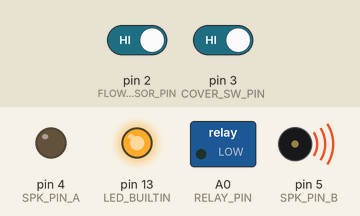
Simulated run of this program. Board: Arduino Nano, built with avr-gcc and run on an emulated ATmega328P. On the bench: switched loads named in the program (green lamp = pin HIGH), output pins drawn as LEDs (lit = HIGH), buzzer (waves = sounding). The inputs (shaded band) are chosen by the test bench; at power-on: pin 2 (FLOW_SENSOR_PIN) HIGH, pin 3 (COVER_SW_PIN) HIGH. Pins used as bus, display or sensor lines are not drawn.

Above: at 1.2 s.
1.3 s: pin 2 (FLOW_SENSOR_PIN) driven LOW
At 1.8 s:
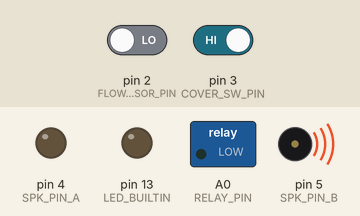
2.8 s: pin 2 (FLOW_SENSOR_PIN) driven HIGH
At 3.7 s:
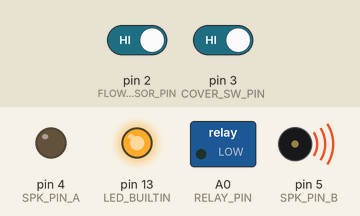
4.3 s: pin 2 (FLOW_SENSOR_PIN) driven LOW and pin 3 (COVER_SW_PIN) driven LOW
At 4.59 s:
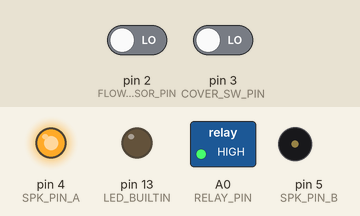
6.3 s: pin 2 (FLOW_SENSOR_PIN) driven HIGH
At 6.58 s:
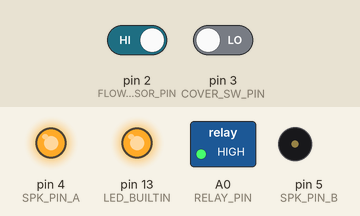
Timing chart, 0 to 9.3 s (numbered marks = the images above; inputs shaded):
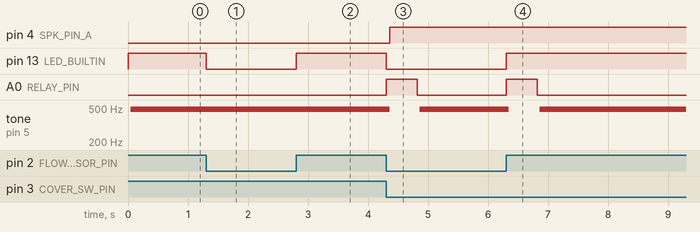

The program:

main.cpp
```cpp
#include <Arduino.h>

#define RELAY_PIN A0

#define FLOW_SENSOR_PIN 2

#define COVER_SW_PIN    3

#define SPK_PIN_A       4
#define SPK_PIN_B       5

#define FLOW_THRESHOLD_MS 500

uint8_t flowPhase;
int flowPhaseCounterMs = 0;
uint8_t spkPhase = 0;


void init_relay()
{
    digitalWrite(RELAY_PIN, LOW);
    pinMode(RELAY_PIN, OUTPUT);
}
void init_sound()
{
    digitalWrite(SPK_PIN_A, HIGH);
    digitalWrite(SPK_PIN_B, HIGH);
    pinMode(SPK_PIN_A, OUTPUT);
    pinMode(SPK_PIN_B, OUTPUT);
}

void init_sensors()
{
    pinMode(FLOW_SENSOR_PIN, INPUT_PULLUP);
    pinMode(COVER_SW_PIN, INPUT_PULLUP);
}

void setup() {
    init_relay();
    init_sensors();
    init_sound();
    pinMode(LED_BUILTIN, OUTPUT);
}

void sound_loop(bool alarm) {
    if (alarm)
    {
        digitalWrite(SPK_PIN_A, spkPhase);
        spkPhase = !spkPhase;
        digitalWrite(SPK_PIN_B, spkPhase);
    } else
    {
        digitalWrite(SPK_PIN_A, HIGH);
        digitalWrite(SPK_PIN_B, HIGH);
    }
}

void loop() {
    bool alarm = digitalRead(COVER_SW_PIN) == HIGH;
    uint8_t newFlowPhase = digitalRead(FLOW_SENSOR_PIN);
    if (flowPhase == newFlowPhase)
    {
        if (flowPhaseCounterMs > FLOW_THRESHOLD_MS)
        {
            alarm = true;
        } else
        {
            flowPhaseCounterMs ++;
        }
    } else
    {
        flowPhase = newFlowPhase;
        flowPhaseCounterMs = 0;
    }

    digitalWrite(RELAY_PIN, alarm ? LOW : HIGH);
    // digitalWrite(LED_BUILTIN, alarm ? HIGH : LOW);
    digitalWrite(LED_BUILTIN, flowPhase ? HIGH : LOW);
    sound_loop(alarm);
    delay(1);
}
```

Measured:
- after the input at 1.3 s, pin 13 (LED_BUILTIN): HIGH → LOW at once
- after the input at 2.8 s, pin 13 (LED_BUILTIN): LOW → HIGH at once
- after the input at 4.3 s, pin 4 (SPK_PIN_A): LOW → HIGH after 0.06 s; pin 13 (LED_BUILTIN): HIGH → LOW at once; A0 (RELAY_PIN): LOW → HIGH at once, → LOW 0.52 s later; tone on pin 5 (SPK_PIN_B): 485 Hz → silent after 0.06 s, → 485 Hz 0.50 s later
- after the input at 6.3 s, pin 13 (LED_BUILTIN): LOW → HIGH at once; A0 (RELAY_PIN): LOW → HIGH at once, → LOW 0.52 s later; tone on pin 5 (SPK_PIN_B): 485 Hz → silent at once, → 485 Hz 0.52 s later
